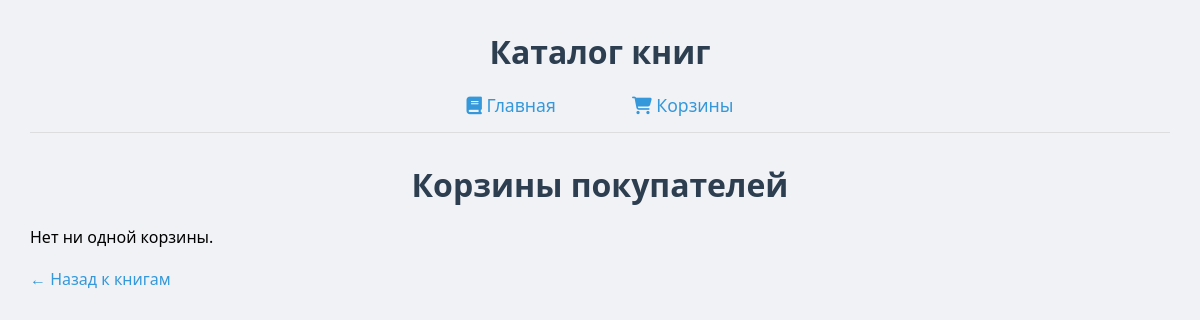
Page /carts/ on the earlier database version.
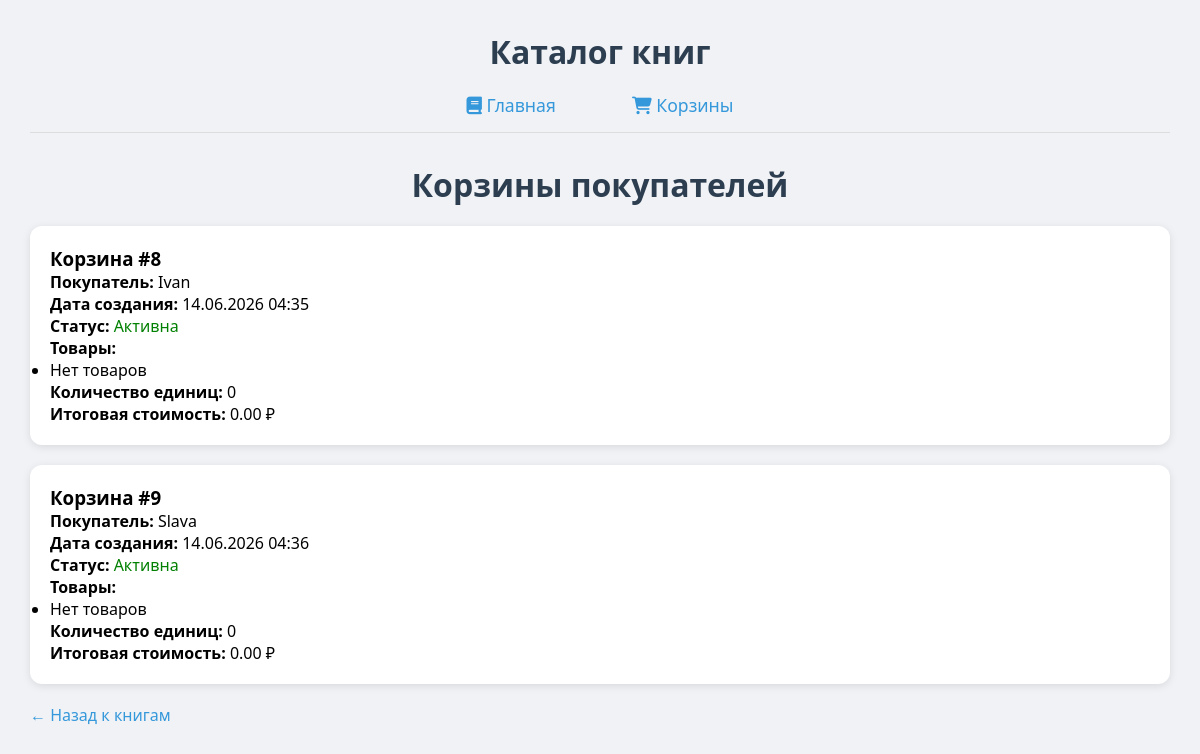
Same page on the later database version.
### books/models.py (models this page shows, shortened)
class Cart(models.Model):
    customer = models.ForeignKey(Customer, on_delete=models.CASCADE, related_name="carts", verbose_name="Покупатель")
    created_at = models.DateTimeField(auto_now_add=True, verbose_name="Дата создания")
    is_active = models.BooleanField(default=True, verbose_name="Активна")
    class Meta:
        verbose_name = "Корзина"
        verbose_name_plural = "Корзины"
        constraints = [
            models.UniqueConstraint(
                fields=['customer', 'is_active'],
                condition=models.Q(is_active=True),
                name='unique_active_cart_per_customer'
            )
        ]
    def total_items_count(self):
        return sum(item.quantity for item in self.items.all())
    def total_price(self):
        return sum(item.book.price * item.quantity for item in self.items.all() if item.book.price)

class Customer(models.Model):
    name = models.CharField(max_length=200, verbose_name="Имя покупателя")
    email = models.EmailField(blank=True, null=True, verbose_name="Email")
    phone = models.CharField(max_length=20, blank=True, null=True, verbose_name="Телефон")
    created_at = models.DateTimeField(auto_now_add=True, verbose_name="Дата регистрации")
    class Meta:
        verbose_name = "Покупатель"
        verbose_name_plural = "Покупатели"

### books/views.py (the view)
# urls.py: path('carts/', views.carts_list, name='carts_list'),
def carts_list(request):
    carts = Cart.objects.all().select_related('customer').prefetch_related('items__book')
    return render(request, 'books/carts.html', {'carts': carts})

### books/templates/books/carts.html (shortened to what this page needs)
{% extends 'books/base.html' %}
{% block content %}
<h1>Корзины покупателей</h1>
<div class="cart-list">
    {% for cart in carts %}
    <div class="cart-card {% if not cart.is_active %}inactive-cart-card{% endif %}">
        <h3>Корзина #{{ cart.id }}</h3>
        <p><strong>Покупатель:</strong> {{ cart.customer.name }}</p>
        <p><strong>Дата создания:</strong> {{ cart.created_at|date:"d.m.Y H:i" }}</p>
        <p><strong>Статус:</strong>
            {% if cart.is_active %}
                <span style="color: green;">Активна</span>
            {% else %}
                <span style="color: red;">Неактивна</span>
            {% endif %}
        </p>
        <p><strong>Товары:</strong></p>
        <ul>
            {% for item in cart.items.all %}
                <li>{{ item.book.title }} — {{ item.quantity }} шт. = {{ item.total_price|floatformat:2 }} ₽</li>
            {% empty %}
                <li>Нет товаров</li>
            {% endfor %}
        </ul>
        <p><strong>Количество единиц:</strong> {{ cart.total_items_count }}</p>
        <p><strong>Итоговая стоимость:</strong> {{ cart.total_price|floatformat:2 }} ₽</p>
    </div>
    {% empty %}
        <p>Нет ни одной корзины.</p>
    {% endfor %}
</div>
<a href="{% url 'book_list' %}" class="back-link">← Назад к книгам</a>
{% endblock %}

Differences in the rows shown:
added Cart: id "8", customer.name "Ivan", created_at "14.06.2026 04:35", is_active "Активна", total_items_count "0", total_price "0.00"
added Cart: id "9", customer.name "Slava", created_at "14.06.2026 04:36", is_active "Активна", total_items_count "0", total_price "0.00"
Other differences:
text no longer shown: "Нет ни одной корзины."
